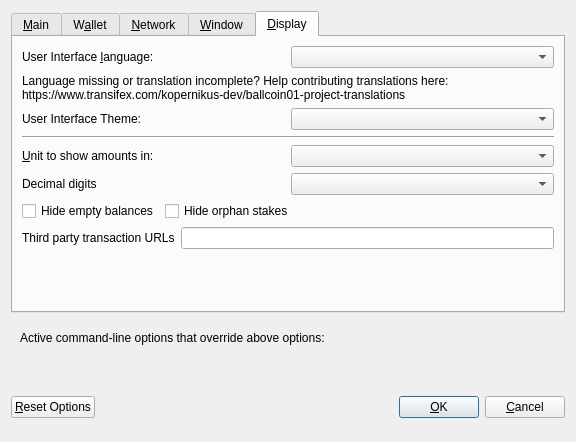
<?xml version="1.0" encoding="UTF-8"?>
<ui version="4.0">
 <class>OptionsDialog</class>
 <widget class="QDialog" name="OptionsDialog">
  <property name="geometry">
   <rect>
    <x>0</x>
    <y>0</y>
    <width>576</width>
    <height>442</height>
   </rect>
  </property>
  <property name="windowTitle">
   <string>Options</string>
  </property>
  <property name="modal">
   <bool>true</bool>
  </property>
  <layout class="QVBoxLayout" name="verticalLayout">
   <item>
    <widget class="QTabWidget" name="tabWidget">
     <property name="currentIndex">
      <number>4</number>
     </property>
     <widget class="QWidget" name="tabMain">
      <attribute name="title">
       <string>&amp;Main</string>
      </attribute>
      <layout class="QVBoxLayout" name="verticalLayout_Main">
       <item>
        <widget class="QCheckBox" name="bitcoinAtStartup">
         <property name="toolTip">
          <string>Automatically start PIVX after logging in to the system.</string>
         </property>
         <property name="text">
          <string>&amp;Start PIVX on system login</string>
         </property>
        </widget>
       </item>
       <item>
        <layout class="QHBoxLayout" name="horizontalLayout_2_Main">
         <item>
          <widget class="QLabel" name="databaseCacheLabel">
           <property name="text">
            <string>Size of &amp;database cache</string>
           </property>
           <property name="textFormat">
            <enum>Qt::PlainText</enum>
           </property>
           <property name="buddy">
            <cstring>databaseCache</cstring>
           </property>
          </widget>
         </item>
         <item>
          <widget class="QSpinBox" name="databaseCache"/>
         </item>
         <item>
          <widget class="QLabel" name="databaseCacheUnitLabel">
           <property name="text">
            <string>MB</string>
           </property>
           <property name="textFormat">
            <enum>Qt::PlainText</enum>
           </property>
          </widget>
         </item>
         <item>
          <spacer name="horizontalSpacer_2_Main">
           <property name="orientation">
            <enum>Qt::Horizontal</enum>
           </property>
           <property name="sizeHint" stdset="0">
            <size>
             <width>40</width>
             <height>20</height>
            </size>
           </property>
          </spacer>
         </item>
        </layout>
       </item>
       <item>
        <layout class="QHBoxLayout" name="horizontalLayout_3_Main">
         <item>
          <widget class="QLabel" name="threadsScriptVerifLabel">
           <property name="text">
            <string>Number of script &amp;verification threads</string>
           </property>
           <property name="textFormat">
            <enum>Qt::PlainText</enum>
           </property>
           <property name="buddy">
            <cstring>threadsScriptVerif</cstring>
           </property>
          </widget>
         </item>
         <item>
          <widget class="QSpinBox" name="threadsScriptVerif">
           <property name="toolTip">
            <string>(0 = auto, &lt;0 = leave that many cores free)</string>
           </property>
          </widget>
         </item>
         <item>
          <spacer name="horizontalSpacer_3_Main">
           <property name="orientation">
            <enum>Qt::Horizontal</enum>
           </property>
           <property name="sizeHint" stdset="0">
            <size>
             <width>40</width>
             <height>20</height>
            </size>
           </property>
          </spacer>
         </item>
        </layout>
       </item>
       <item>
        <spacer name="verticalSpacer_2">
         <property name="orientation">
          <enum>Qt::Vertical</enum>
         </property>
         <property name="sizeHint" stdset="0">
          <size>
           <width>20</width>
           <height>40</height>
          </size>
         </property>
        </spacer>
       </item>
       <item>
        <layout class="QHBoxLayout" name="horiz-autominting-layout">
         <item>
          <widget class="QCheckBox" name="checkBoxZeromintEnable">
           <property name="toolTip">
            <string>Enable automatic minting of PIV units to zPIV</string>
           </property>
           <property name="layoutDirection">
            <enum>Qt::LeftToRight</enum>
           </property>
           <property name="text">
            <string>Enable zPIV Automint</string>
           </property>
          </widget>
         </item>
         <item>
          <widget class="QCheckBox" name="checkBoxZeromintAddresses">
           <property name="toolTip">
            <string>Enable automatic zPIV minting from specific addresses</string>
           </property>
           <property name="layoutDirection">
            <enum>Qt::LeftToRight</enum>
           </property>
           <property name="text">
            <string>Enable Automint Addresses</string>
           </property>
          </widget>
         </item>
        </layout>
       </item>
       <item>
        <layout class="QHBoxLayout" name="horizontalLayout_3">
         <item>
          <widget class="QLabel" name="percentage_label">
           <property name="toolTip">
            <string>Percentage of incoming PIV which get automatically converted to zPIV via Zerocoin Protocol (min: 10%)</string>
           </property>
           <property name="text">
            <string>Percentage of autominted zPIV</string>
           </property>
          </widget>
         </item>
         <item>
          <widget class="QSpinBox" name="zeromintPercentage">
           <property name="minimum">
            <number>1</number>
           </property>
           <property name="maximum">
            <number>100</number>
           </property>
          </widget>
         </item>
        </layout>
       </item>
       <item>
        <layout class="QHBoxLayout" name="horizontalLayout" stretch="0,0">
         <property name="sizeConstraint">
          <enum>QLayout::SetFixedSize</enum>
         </property>
         <item>
          <widget class="QLabel" name="labelPreferredDenom">
           <property name="maximumSize">
            <size>
             <width>16777215</width>
             <height>16777215</height>
            </size>
           </property>
           <property name="toolTip">
            <string>Wait with automatic conversion to Zerocoin until enough PIV for this denomination is available</string>
           </property>
           <property name="text">
            <string>Preferred Automint zPIV Denomination</string>
           </property>
          </widget>
         </item>
         <item>
          <widget class="QComboBox" name="preferredDenom">
           <property name="maximumSize">
            <size>
             <width>16777215</width>
             <height>27</height>
            </size>
           </property>
           <property name="toolTip">
            <string>Wait with automatic conversion to Zerocoin until enough PIV for this denomination is available</string>
           </property>
           <property name="maxVisibleItems">
            <number>9</number>
           </property>
           <property name="maxCount">
            <number>9</number>
           </property>
          </widget>
         </item>
        </layout>
       </item>
      </layout>
     </widget>
     <widget class="QWidget" name="tabWallet">
      <attribute name="title">
       <string>W&amp;allet</string>
      </attribute>
      <layout class="QVBoxLayout" name="verticalLayout_Wallet">
       <item>
        <layout class="QHBoxLayout" name="horizontalLayout_2_Wallet">
         <item>
          <widget class="QLabel" name="labelStakeSplitThresholdText">
           <property name="text">
            <string>Stake split threshold:</string>
           </property>
          </widget>
         </item>
         <item>
          <widget class="QSpinBox" name="spinBoxStakeSplitThreshold">
           <property name="minimum">
            <number>1</number>
           </property>
           <property name="maximum">
            <number>999999</number>
           </property>
          </widget>
         </item>
        </layout>
       </item>
       <item>
        <widget class="QGroupBox" name="groupBox">
         <property name="title">
          <string>Expert</string>
         </property>
         <layout class="QVBoxLayout" name="verticalLayout_2">
          <item>
           <widget class="QCheckBox" name="coinControlFeatures">
            <property name="toolTip">
             <string>Whether to show coin control features or not.</string>
            </property>
            <property name="text">
             <string>Enable coin &amp;control features</string>
            </property>
           </widget>
          </item>
          <item>
           <widget class="QCheckBox" name="showMasternodesTab">
            <property name="toolTip">
             <string>Show additional tab listing all your masternodes in first sub-tab&lt;br/&gt;and all masternodes on the network in second sub-tab.</string>
            </property>
            <property name="text">
             <string>Show Masternodes Tab</string>
            </property>
           </widget>
          </item>
          <item>
           <widget class="QCheckBox" name="spendZeroConfChange">
            <property name="toolTip">
             <string>If you disable the spending of unconfirmed change, the change from a transaction&lt;br/&gt;cannot be used until that transaction has at least one confirmation.&lt;br/&gt;This also affects how your balance is computed.</string>
            </property>
            <property name="text">
             <string>&amp;Spend unconfirmed change</string>
            </property>
           </widget>
          </item>
         </layout>
        </widget>
       </item>
       <item>
        <spacer name="verticalSpacer_Wallet">
         <property name="orientation">
          <enum>Qt::Vertical</enum>
         </property>
         <property name="sizeHint" stdset="0">
          <size>
           <width>20</width>
           <height>40</height>
          </size>
         </property>
        </spacer>
       </item>
      </layout>
     </widget>
     <widget class="QWidget" name="tabNetwork">
      <attribute name="title">
       <string>&amp;Network</string>
      </attribute>
      <layout class="QVBoxLayout" name="verticalLayout_Network">
       <item>
        <widget class="QCheckBox" name="mapPortUpnp">
         <property name="toolTip">
          <string>Automatically open the PIVX client port on the router. This only works when your router supports UPnP and it is enabled.</string>
         </property>
         <property name="text">
          <string>Map port using &amp;UPnP</string>
         </property>
        </widget>
       </item>
       <item>
        <widget class="QCheckBox" name="allowIncoming">
         <property name="toolTip">
          <string>Accept connections from outside</string>
         </property>
         <property name="text">
          <string>Allow incoming connections</string>
         </property>
        </widget>
       </item>
       <item>
        <widget class="QCheckBox" name="connectSocks">
         <property name="toolTip">
          <string>Connect to the PIVX network through a SOCKS5 proxy.</string>
         </property>
         <property name="text">
          <string>&amp;Connect through SOCKS5 proxy (default proxy):</string>
         </property>
        </widget>
       </item>
       <item>
        <layout class="QHBoxLayout" name="horizontalLayout_1_Network">
         <item>
          <widget class="QLabel" name="proxyIpLabel">
           <property name="text">
            <string>Proxy &amp;IP:</string>
           </property>
           <property name="textFormat">
            <enum>Qt::PlainText</enum>
           </property>
           <property name="buddy">
            <cstring>proxyIp</cstring>
           </property>
          </widget>
         </item>
         <item>
          <widget class="QValidatedLineEdit" name="proxyIp">
           <property name="minimumSize">
            <size>
             <width>140</width>
             <height>0</height>
            </size>
           </property>
           <property name="maximumSize">
            <size>
             <width>140</width>
             <height>16777215</height>
            </size>
           </property>
           <property name="toolTip">
            <string>IP address of the proxy (e.g. IPv4: 127.0.0.1 / IPv6: ::1)</string>
           </property>
          </widget>
         </item>
         <item>
          <widget class="QLabel" name="proxyPortLabel">
           <property name="text">
            <string>&amp;Port:</string>
           </property>
           <property name="textFormat">
            <enum>Qt::PlainText</enum>
           </property>
           <property name="buddy">
            <cstring>proxyPort</cstring>
           </property>
          </widget>
         </item>
         <item>
          <widget class="QLineEdit" name="proxyPort">
           <property name="minimumSize">
            <size>
             <width>55</width>
             <height>0</height>
            </size>
           </property>
           <property name="maximumSize">
            <size>
             <width>55</width>
             <height>16777215</height>
            </size>
           </property>
           <property name="toolTip">
            <string>Port of the proxy (e.g. 9050)</string>
           </property>
          </widget>
         </item>
         <item>
          <spacer name="horizontalSpacer_1_Network">
           <property name="orientation">
            <enum>Qt::Horizontal</enum>
           </property>
           <property name="sizeHint" stdset="0">
            <size>
             <width>40</width>
             <height>20</height>
            </size>
           </property>
          </spacer>
         </item>
        </layout>
       </item>
       <item>
        <spacer name="verticalSpacer_Network">
         <property name="orientation">
          <enum>Qt::Vertical</enum>
         </property>
         <property name="sizeHint" stdset="0">
          <size>
           <width>20</width>
           <height>40</height>
          </size>
         </property>
        </spacer>
       </item>
      </layout>
     </widget>
     <widget class="QWidget" name="tabWindow">
      <attribute name="title">
       <string>&amp;Window</string>
      </attribute>
      <layout class="QVBoxLayout" name="verticalLayout_Window">
       <item>
        <widget class="QCheckBox" name="minimizeToTray">
         <property name="toolTip">
          <string>Show only a tray icon after minimizing the window.</string>
         </property>
         <property name="text">
          <string>&amp;Minimize to the tray instead of the taskbar</string>
         </property>
        </widget>
       </item>
       <item>
        <widget class="QCheckBox" name="minimizeOnClose">
         <property name="toolTip">
          <string>Minimize instead of exit the application when the window is closed. When this option is enabled, the application will be closed only after selecting Quit in the menu.</string>
         </property>
         <property name="text">
          <string>M&amp;inimize on close</string>
         </property>
        </widget>
       </item>
       <item>
        <spacer name="verticalSpacer_Window">
         <property name="orientation">
          <enum>Qt::Vertical</enum>
         </property>
         <property name="sizeHint" stdset="0">
          <size>
           <width>20</width>
           <height>40</height>
          </size>
         </property>
        </spacer>
       </item>
      </layout>
     </widget>
     <widget class="QWidget" name="tabDisplay">
      <attribute name="title">
       <string>&amp;Display</string>
      </attribute>
      <layout class="QVBoxLayout" name="verticalLayout_Display">
       <item>
        <layout class="QHBoxLayout" name="horizontalLayout_1_Display">
         <item>
          <widget class="QLabel" name="langLabel">
           <property name="text">
            <string>User Interface &amp;language:</string>
           </property>
           <property name="textFormat">
            <enum>Qt::PlainText</enum>
           </property>
           <property name="buddy">
            <cstring>lang</cstring>
           </property>
          </widget>
         </item>
         <item>
          <widget class="QValueComboBox" name="lang">
           <property name="toolTip">
            <string>The user interface language can be set here. This setting will take effect after restarting PIVX.</string>
           </property>
          </widget>
         </item>
        </layout>
       </item>
       <item>
        <widget class="QLabel" name="label_3">
         <property name="toolTip">
          <string notr="true"/>
         </property>
         <property name="statusTip">
          <string notr="true"/>
         </property>
         <property name="whatsThis">
          <string notr="true"/>
         </property>
         <property name="accessibleName">
          <string notr="true"/>
         </property>
         <property name="text">
          <string>Language missing or translation incomplete? Help contributing translations here:
https://www.transifex.com/kopernikus-dev/ballcoin01-project-translations</string>
         </property>
         <property name="wordWrap">
          <bool>true</bool>
         </property>
         <property name="openExternalLinks">
          <bool>true</bool>
         </property>
         <property name="textInteractionFlags">
          <set>Qt::TextBrowserInteraction</set>
         </property>
        </widget>
       </item>
       <item>
        <layout class="QHBoxLayout" name="horizontalLayout_2_Display" stretch="0,0">
         <item>
          <widget class="QLabel" name="themeLabel">
           <property name="text">
            <string>User Interface Theme:</string>
           </property>
          </widget>
         </item>
         <item>
          <widget class="QValueComboBox" name="theme"/>
         </item>
        </layout>
       </item>
       <item>
        <widget class="Line" name="line">
         <property name="orientation">
          <enum>Qt::Horizontal</enum>
         </property>
        </widget>
       </item>
       <item>
        <layout class="QHBoxLayout" name="horizontalLayout_3_Display">
         <item>
          <widget class="QLabel" name="unitLabel">
           <property name="text">
            <string>&amp;Unit to show amounts in:</string>
           </property>
           <property name="textFormat">
            <enum>Qt::PlainText</enum>
           </property>
           <property name="buddy">
            <cstring>unit</cstring>
           </property>
          </widget>
         </item>
         <item>
          <widget class="QValueComboBox" name="unit">
           <property name="toolTip">
            <string>Choose the default subdivision unit to show in the interface and when sending coins.</string>
           </property>
          </widget>
         </item>
        </layout>
       </item>
       <item>
        <layout class="QHBoxLayout" name="horizontalLayout_4_Display">
         <item>
          <widget class="QLabel" name="digitsLabel">
           <property name="text">
            <string>Decimal digits</string>
           </property>
          </widget>
         </item>
         <item>
          <widget class="QValueComboBox" name="digits"/>
         </item>
        </layout>
       </item>
       <item>
        <layout class="QHBoxLayout" name="horizontalLayout_5_Display">
         <item>
          <widget class="QCheckBox" name="checkBoxHideZeroBalances">
           <property name="toolTip">
            <string>Hide empty balances</string>
           </property>
           <property name="layoutDirection">
            <enum>Qt::LeftToRight</enum>
           </property>
           <property name="text">
            <string>Hide empty balances</string>
           </property>
          </widget>
         </item>
         <item>
          <widget class="QCheckBox" name="checkBoxHideOrphans">
           <property name="toolTip">
            <string>Hide orphan stakes in transaction lists</string>
           </property>
           <property name="text">
            <string>Hide orphan stakes</string>
           </property>
          </widget>
         </item>
         <item>
          <spacer name="horizontalSpacer">
           <property name="orientation">
            <enum>Qt::Horizontal</enum>
           </property>
           <property name="sizeHint" stdset="0">
            <size>
             <width>40</width>
             <height>20</height>
            </size>
           </property>
          </spacer>
         </item>
        </layout>
       </item>
       <item>
        <layout class="QHBoxLayout" name="horizontalLayout_6_Display">
         <item>
          <widget class="QLabel" name="thirdPartyTxUrlsLabel">
           <property name="toolTip">
            <string>Third party URLs (e.g. a block explorer) that appear in the transactions tab as context menu items. %s in the URL is replaced by transaction hash. Multiple URLs are separated by vertical bar |.</string>
           </property>
           <property name="text">
            <string>Third party transaction URLs</string>
           </property>
           <property name="buddy">
            <cstring>thirdPartyTxUrls</cstring>
           </property>
          </widget>
         </item>
         <item>
          <widget class="QLineEdit" name="thirdPartyTxUrls">
           <property name="toolTip">
            <string>Third party URLs (e.g. a block explorer) that appear in the transactions tab as context menu items. %s in the URL is replaced by transaction hash. Multiple URLs are separated by vertical bar |.</string>
           </property>
          </widget>
         </item>
        </layout>
       </item>
       <item>
        <spacer name="verticalSpacer">
         <property name="orientation">
          <enum>Qt::Vertical</enum>
         </property>
         <property name="sizeHint" stdset="0">
          <size>
           <width>20</width>
           <height>40</height>
          </size>
         </property>
        </spacer>
       </item>
      </layout>
     </widget>
    </widget>
   </item>
   <item>
    <widget class="QFrame" name="frame">
     <layout class="QVBoxLayout" name="verticalLayout_Bottom">
      <item>
       <layout class="QHBoxLayout" name="horizontalLayout_Bottom">
        <item>
         <widget class="QLabel" name="overriddenByCommandLineInfoLabel">
          <property name="text">
           <string>Active command-line options that override above options:</string>
          </property>
          <property name="textFormat">
           <enum>Qt::PlainText</enum>
          </property>
         </widget>
        </item>
        <item>
         <spacer name="horizontalSpacer_Bottom">
          <property name="orientation">
           <enum>Qt::Horizontal</enum>
          </property>
          <property name="sizeHint" stdset="0">
           <size>
            <width>40</width>
            <height>20</height>
           </size>
          </property>
         </spacer>
        </item>
       </layout>
      </item>
      <item>
       <widget class="QLabel" name="overriddenByCommandLineLabel">
        <property name="text">
         <string/>
        </property>
        <property name="textFormat">
         <enum>Qt::PlainText</enum>
        </property>
        <property name="wordWrap">
         <bool>true</bool>
        </property>
       </widget>
      </item>
     </layout>
    </widget>
   </item>
   <item>
    <layout class="QHBoxLayout" name="horizontalLayout_Buttons">
     <item>
      <widget class="QPushButton" name="resetButton">
       <property name="toolTip">
        <string>Reset all client options to default.</string>
       </property>
       <property name="text">
        <string>&amp;Reset Options</string>
       </property>
       <property name="autoDefault">
        <bool>false</bool>
       </property>
      </widget>
     </item>
     <item>
      <spacer name="horizontalSpacer_1">
       <property name="orientation">
        <enum>Qt::Horizontal</enum>
       </property>
       <property name="sizeHint" stdset="0">
        <size>
         <width>40</width>
         <height>48</height>
        </size>
       </property>
      </spacer>
     </item>
     <item>
      <widget class="QLabel" name="statusLabel">
       <property name="minimumSize">
        <size>
         <width>200</width>
         <height>0</height>
        </size>
       </property>
       <property name="font">
        <font>
         <weight>75</weight>
         <bold>true</bold>
        </font>
       </property>
       <property name="text">
        <string/>
       </property>
       <property name="textFormat">
        <enum>Qt::PlainText</enum>
       </property>
       <property name="wordWrap">
        <bool>true</bool>
       </property>
      </widget>
     </item>
     <item>
      <spacer name="horizontalSpacer_2">
       <property name="orientation">
        <enum>Qt::Horizontal</enum>
       </property>
       <property name="sizeHint" stdset="0">
        <size>
         <width>40</width>
         <height>48</height>
        </size>
       </property>
      </spacer>
     </item>
     <item>
      <widget class="QPushButton" name="okButton">
       <property name="text">
        <string>&amp;OK</string>
       </property>
       <property name="autoDefault">
        <bool>false</bool>
       </property>
       <property name="default">
        <bool>true</bool>
       </property>
      </widget>
     </item>
     <item>
      <widget class="QPushButton" name="cancelButton">
       <property name="text">
        <string>&amp;Cancel</string>
       </property>
       <property name="autoDefault">
        <bool>false</bool>
       </property>
      </widget>
     </item>
    </layout>
   </item>
  </layout>
 </widget>
 <customwidgets>
  <customwidget>
   <class>QValidatedLineEdit</class>
   <extends>QLineEdit</extends>
   <header>qvalidatedlineedit.h</header>
  </customwidget>
  <customwidget>
   <class>QValueComboBox</class>
   <extends>QComboBox</extends>
   <header>qvaluecombobox.h</header>
  </customwidget>
 </customwidgets>
 <resources/>
 <connections/>
</ui>
